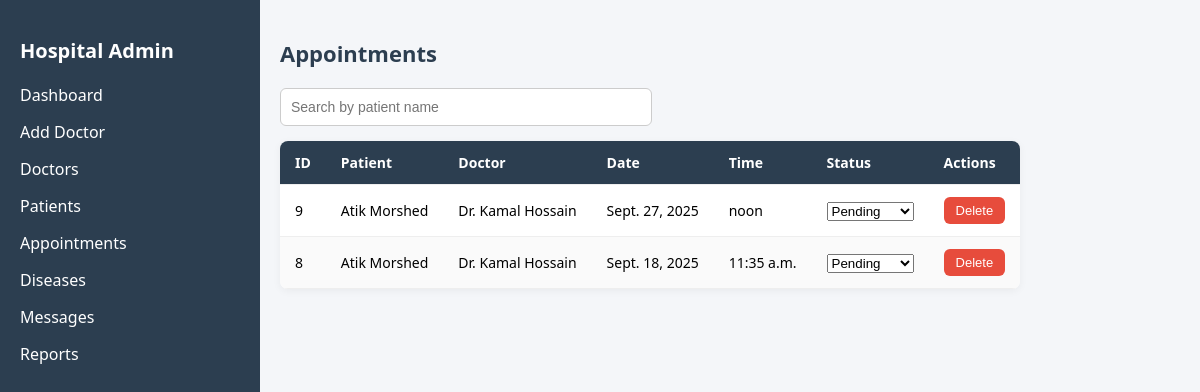
/custom_admin/appointments/ (signed in), run on the app's committed database.
### main_app/models.py (models this page shows, shortened)
class Appointment(models.Model):
    STATUS_CHOICES = [
        ('Pending', 'Pending'),
        ('Confirmed', 'Confirmed'),
        ('Cancelled', 'Cancelled'),
        ('Completed', 'Completed'),
    ]
    patient = models.ForeignKey(User, on_delete=models.CASCADE)
    doctor = models.ForeignKey(Doctor, on_delete=models.CASCADE)
    scheduled_date = models.DateField()
    scheduled_time = models.TimeField()
    status = models.CharField(max_length=20, choices=STATUS_CHOICES, default='Pending')
    created_at = models.DateTimeField(auto_now_add=True)

class User(AbstractUser):
    full_name = models.CharField(max_length=150)
    phone = models.CharField(max_length=15)
    nid = models.CharField(max_length=20)
    age = models.IntegerField(blank=True, null=True)
    gender = models.CharField(max_length=10)
    is_admin = models.BooleanField(default=False)

class Doctor(models.Model):
    full_name = models.CharField(max_length=100)
    specialization = models.CharField(max_length=100)
    phone = models.CharField(max_length=15)
    email = models.EmailField(unique=True)
    availability = models.JSONField(default=dict, blank=True, null=True)

### custom_admin/views.py (the view)
# urls.py: path("appointments/", views.appointment_list, name="appointment_list"),
@login_required
def appointment_list(request):
    appointments = Appointment.objects.select_related("patient", "doctor").order_by("-id", "-scheduled_date", "-scheduled_time")
    return render(request, "admin_appointment.html", {"appointments": appointments})

### custom_admin/templates/admin_appointment.html (shortened to what this page needs)
{% load static %}
<!DOCTYPE html>
<html lang="en">
<head>
  <link rel="stylesheet" href="{% static 'css/admin_appointment.css' %}">
  <link rel="stylesheet" href="{% static 'css/sidder_part.css' %}">
</head>
<body>
  <div class="layout">
    {% include 'sidder_part.html' %}
    <div class="admin-appointment-page">
      <h2>Appointments</h2>
      <input type="text" id="search" placeholder="Search by patient name">
      <table class="table" id="appointmentsTable">
        <thead>
          <tr>
            <th>ID</th>
            <th>Patient</th>
            <th>Doctor</th>
            <th>Date</th>
            <th>Time</th>
            <th>Status</th>
            <th>Actions</th>
          </tr>
        </thead>
        <tbody id="tableBody">
          {% for app in appointments %}
          <tr>
            <td>{{ app.id }}</td>
            <td>{{ app.patient.full_name }}</td>
            <td>{{ app.doctor.full_name }}</td>
            <td>{{ app.scheduled_date }}</td>
            <td>{{ app.scheduled_time }}</td>
            <td>
              <form method="post" action="{% url 'custom_admin:update_status' app.id %}">
                <select name="status" onchange="this.form.submit()">
                  <option value="Pending" {% if app.status == "Pending" %}selected{% endif %}>Pending</option>
                </select>
              </form>
            </td>
            <td>
              <form method="post" action="{% url 'custom_admin:delete_appointment' app.id %}" onsubmit="return confirm('Delete this appointment?');">
                <button type="submit" class="delete-btn">Delete</button>
              </form>
            </td>
          </tr>
          {% empty %}
          <tr><td colspan="7">No appointments found.</td></tr>
          {% endfor %}
        </tbody>
      </table>
    </div>
  </div>
</body>
</html>

### custom_admin/static/css/admin_appointment.css (style rules this page uses)
.layout { display: flex; min-height: 100vh; }
.admin-appointment-page { flex: 1; padding: 20px; background: #f4f6f9; overflow-x: auto; }
.admin-appointment-page h2 { margin-bottom: 20px; font-size: 22px; color: #2c3e50; }
.admin-appointment-page #search { padding: 10px; margin-bottom: 15px; border: 1px solid #ccc; border-radius: 6px; font-size: 14px; width: 100%; max-width: 350px; }
.admin-appointment-page table { width: 100%; border-collapse: collapse; background: white; border-radius: 8px; overflow: hidden; box-shadow: 0 2px 8px rgba(0, 0, 0, 0.05); }
.admin-appointment-page table thead { background: #2c3e50; color: white; }
.admin-appointment-page table th, .admin-appointment-page table td { padding: 12px 15px; text-align: left; font-size: 14px; border-bottom: 1px solid #eee; }
.admin-appointment-page table tbody tr:nth-child(even) { background: #fafafa; }
.admin-appointment-page .delete-btn { background: #e74c3c; color: white; padding: 6px 12px; border: none; border-radius: 6px; font-size: 13px; cursor: pointer; }

### custom_admin/static/css/sidder_part.css (style rules this page uses)
body { margin: 0; padding: 0; font-family: "Segoe UI", Tahoma, Geneva, Verdana, sans-serif; display: flex; min-height: 100vh; background: #f4f6f9; }

### data on the page
Appointment: id "9", patient.full_name "Atik Morshed", doctor.full_name "Dr. Kamal Hossain", scheduled_date "Sept. 27, 2025", scheduled_time "noon", status "Pending"
Appointment: id "8", patient.full_name "Atik Morshed", doctor.full_name "Dr. Kamal Hossain", scheduled_date "Sept. 18, 2025", scheduled_time "11:35 a.m."
